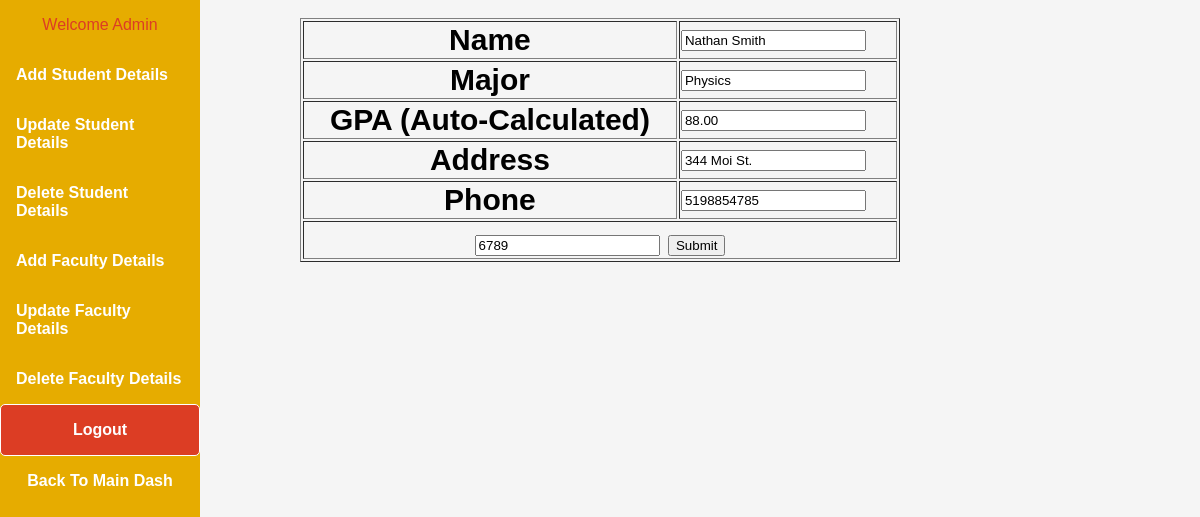
The app's page /admin/updateform.php?studentid=6789 (signed in) with its own data.
### tables this page shows
CREATE TABLE `student_info` (
  `StudentID` int(11) NOT NULL,
  `StudentName` varchar(50) NOT NULL,
  `Major` varchar(50) DEFAULT NULL,
  `GPA` decimal(5,2) DEFAULT NULL,
  `address` varchar(255) DEFAULT NULL,
  `phone` varchar(20) DEFAULT NULL
);

### admin/updateform.php (the view, shortened to what this page needs)
<?php
	include('header.php');
	include('titleheader.php');
?>
<?php
	include ('../dbconnect.php');
	$id=$_GET['studentid'];
	$sql="SELECT * FROM  student.student_info WHERE StudentID = $id";
	$run = mysqli_query($db,$sql);
	$result=mysqli_fetch_assoc($run);
	$name=$result['StudentName'];
	$major=$result['Major'];
	$gpa=$result['GPA'];
	$Address=$result['address'];
	$Phone=$result['phone'];
?>
	<form method="POST" action="updatedata.php" enctype="multipart/form-data">
	<table border="1" align="center" style="width:50%;font-size: 30px;">
		 <tr>
				<th>Name</th>
					<td><input type="text" name="name" value="<?php echo $name; ?>"required></td>
		 </tr>
		 <tr>
				<th>Major</th>
				<td><input type="text" name="major" value="<?php if ( isset( $major ) ) {  echo $major; }?>" required></td>
		 </tr>
		<tr>
				<th>GPA (Auto-Calculated)</th>
				<td><input type="number" name="gpa" readonly value="<?php if ( isset( $gpa ) ) {  echo $gpa; }?>"required></td>
		</tr>
				 <tr>
				<th>Address</th>
				<td><input type="text" name="Address" value="<?php if ( isset( $Address ) ) {  echo $Address; }?>"required></td>
		</tr>
		<tr>
				<th>Phone</th>
				<td><input type="text" name="Phone" value="<?php if ( isset( $Phone ) ) {  echo $Phone; }?>"required></td>
		 </tr>
		 <tr>
		 	<td colspan="2" align="center">
		 		<input type="text" name="id" value="<?php echo $id;?>"/>
		 		<input height="30%" type="submit" name="Submit" value="Submit">
		 	</td>
		 </tr>
	</table>
	</form>

### css/dashboard.css (style rules this page uses)
* { box-sizing: border-box; }
body { margin: 0; font-family: Arial, Helvetica, sans-serif; background-color: whitesmoke }

### records on screen
student_info: name "Nathan Smith", major "Physics", gpa "88.00", Address "344 Moi St.", Phone "5198854785"
